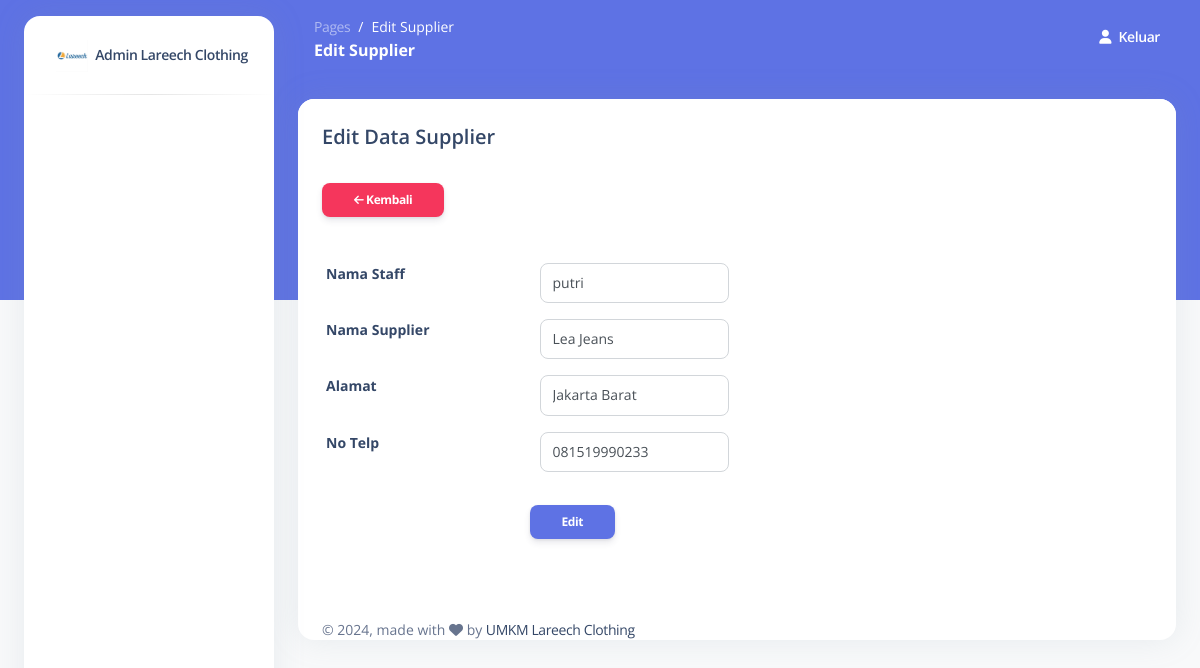
The app's page /inc/edit-mastersupplier/15 (signed in) with its own data.
### tables this page shows
CREATE TABLE `master_supplier` (
  `id_admin` int(11) NOT NULL,
  `id_namasupplier` int(11) NOT NULL,
  `nama_supplier` varchar(25) NOT NULL,
  `alamat` varchar(30) NOT NULL,
  `no_telp` varchar(14) NOT NULL
);

### inc/edit-mastersupplier.php (the view, shortened to what this page needs)
<!DOCTYPE html>
<html lang="en">
<head>
  <link href="../../assets/css/nucleo-icons.css" rel="stylesheet" />
  <link href="../../assets/css/nucleo-svg.css" rel="stylesheet" />
  <link href="../../assets/css/nucleo-svg.css" rel="stylesheet" />
  <link id="pagestyle" href="../../assets/css/argon-dashboard.css?v=2.0.4" rel="stylesheet" />
</head>
<body class="g-sidenav-show bg-gray-100">
  <aside class="sidenav bg-white navbar navbar-vertical navbar-expand-xs border-0 border-radius-xl my-3 fixed-start ms-4" id="sidenav-main">
    <div class="sidenav-header">
      <a class="navbar-brand m-0" href="#">
        <img src="../../assets/img/logo1.jpg" class="navbar-brand-img h-100" alt="main_logo">
        <span class="ms-1 font-weight-bold text-sm">Admin Lareech Clothing</span>
      </a>
    </div>
    <hr class="horizontal dark mt-0">
    <div class="collapse navbar-collapse w-auto" id="sidenav-collapse-main">
    </div>
  </aside>
  <main class="main-content position-relative border-radius-lg ">
    <nav class="navbar navbar-main navbar-expand-lg px-0 mx-4 shadow-none border-radius-xl " id="navbarBlur" data-scroll="false">
      <div class="container-fluid py-1 px-3">
        <nav aria-label="breadcrumb">
          <ol class="breadcrumb bg-transparent mb-0 pb-0 pt-1 px-0 me-sm-6 me-5">
            <li class="breadcrumb-item text-sm"><a class="opacity-5 text-white" href="">Pages</a></li>
            <li class="breadcrumb-item text-sm text-white active" aria-current="page">Edit Supplier</li>
          </ol>
          <h6 class="font-weight-bolder text-white mb-0">Edit Supplier</h6>
        </nav>
        <div class="collapse navbar-collapse mt-sm-0 mt-2 me-md-0 me-sm-4" id="navbar">
          <ul class="navbar-nav  justify-content-end">
            <li class="nav-item d-flex align-items-center">
              <a href="logout.php" class="nav-link text-white font-weight-bold px-0">
                <i class="fa fa-user me-sm-1"></i>
                <span class="d-sm-inline d-none">Keluar</span>
              </a>
            </li>
        </div>
      </div>
    </nav>
    <div class="container-fluid py-4">
      <div class="row">
        <div class="col-12">
          <div class="card mb-4">
            <div class="card-header pb-0">
              <h5>Edit Data Supplier</h5>
            </div>
            <div class="card-body px-0 pt-0 pb-2">
              <div class="table-responsive p-0">
                <?php
                  include "koneksi.php";
                  $id_namasupplier = $_GET['id_namasupplier'];
                  $query = mysqli_query($koneksi,"SELECT * FROM master_supplier WHERE id_namasupplier='$id_namasupplier'");
                  $ambil = mysqli_fetch_array($query);
                ?>
                  <div class="card-body ">
                  <a href="../../master-supplier" class="btn btn-danger btn-sm"><i class="fa fa-arrow-left"></i> Kembali</a>
                  <hr style="margin-top: 13px;">
                  <form class="form-horizontal" action="../../aksi/update-mastersupplier/<?php echo $ambil['id_namasupplier'];?>" method="POST">
                  <div class="form-group row">
                  <label class="col-sm-3 text-sm control-label">Nama Staff</label>
                  <div class="col-sm-3">
                  <select name="username" class="form-control" required="">
                <?php
                  $select = mysqli_query($koneksi,"SELECT * FROM admin ORDER BY id_admin DESC");
                  while ($pilihadmin = mysqli_fetch_array($select)) {
                  if ($pilihadmin['id_admin'] == $ambil['id_admin']) {
                  $pilih = "selected";
                  } else {
                  $pilih = "";
                  }
                  echo '<option value="'.$pilihadmin['id_admin'].'" '.$pilih.'>'.$pilihadmin['username'].'</option>';
                  }
                ?>
                  </select>
                  </div>
                  </div>
                  <div class="form-group row">
                  <label class="col-sm-3 text-sm control-label">Nama Supplier</label>
                  <div class="col-sm-3">
                  <input type="text" name="nama_supplier" class="form-control" value="<?php echo $ambil['nama_supplier']; ?>">
                  </div>
                  </div>
                  <div class="form-group row">
                  <label class="col-sm-3 text-sm control-label">Alamat</label>
                  <div class="col-sm-3">
                  <input type="text" name="alamat" class="form-control" value="<?php echo $ambil['alamat']; ?>">
                  </div>
                  </div>
                  <div class="form-group row">
                  <label class="col-sm-3 text-sm control-label">No Telp</label>
                  <div class="col-sm-3">
                  <input type="text" name="no_telp" class="form-control" value="<?php echo $ambil['no_telp']; ?>">
                  </div>
                  </div>
                  <hr>
                  <div class="form-group">
                  <div class="offset-md-3 col-md-9">
                  <button type="submit" name="proses" class="btn btn-primary btn-sm">Edit</button>
                  </div>
                  </div>
                  </form>
                </div>
              </div>
            </div>
  <footer class="footer pt-3">
    <div class="container-fluid">
      <div class="row align-items-center justify-content-lg-between">
        <div class="col-lg-6 mb-lg-0 mb-4">
          <div class="copyright text-center text-sm text-muted text-lg-start">
            © <script>document.write(new Date().getFullYear())</script>, made with <i class="fa fa-heart"></i> by <a href="#">UMKM Lareech Clothing</a>
          </div>
        </div>
      </div>
    </div>
  </footer>
</body>
</html>

### records on screen
master_supplier: nama_supplier "Lea Jeans", alamat "Jakarta Barat", no_telp "081519990233"

### other values on screen
form field username "putri"
